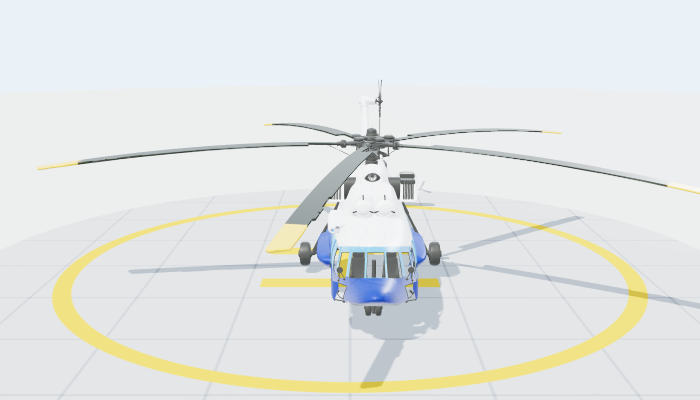
#> input picture site/img/3d/_mi8amt-front.png, 1400 x 800 px (shown at 1/2 size)
$ python -i build_karasuk.py   (imports and definitions only)
#> lines starting #> are read from the running program, lines starting #| are printed output that depends on the picture
### build/terrain/geo.py
#!/usr/bin/env python3
"""Геопривязка сцены «Карасук»: локальные метры (x — восток, z — юг, y — вверх) с началом в центре
   большой площадки P3 (на ней на аэрофото стоит Ми-171); выборка рельефа (terrarium z13) и снимка (S2 z14)."""
import glob, math, os, re
import numpy as np
from PIL import Image
D = os.path.join(os.path.dirname(os.path.abspath(__file__)), 'cache')
LAT_REF, LON_REF = 51.5600, 85.9175               # точка с сайта компании (51°33′36″ N, 85°55′03″ E)
P3_FROM_REF = (22.0, -82.0)                        # площадка P3 относительно неё, м (x восток, z юг) — по снимку
M_PER_DEG_LAT = 111230.0
M_PER_DEG_LON = 111320.0 * math.cos(math.radians(LAT_REF))
LAT0 = LAT_REF - P3_FROM_REF[1] / M_PER_DEG_LAT
LON0 = LON_REF + P3_FROM_REF[0] / M_PER_DEG_LON

def to_latlon(x, z):
    return LAT0 - np.asarray(z) / M_PER_DEG_LAT, LON0 + np.asarray(x) / M_PER_DEG_LON

class Mosaic:
    def __init__(self, prefix, z):
        fs = glob.glob(os.path.join(D, '%s_%d_*' % (prefix, z)))
        xy = [tuple(map(int, re.findall(r'_(\d+)_(\d+)\.', f)[0])) for f in fs]
        self.x0 = min(a for a, b in xy); self.y0 = min(b for a, b in xy)
        W = (max(a for a, b in xy) - self.x0 + 1) * 256; H = (max(b for a, b in xy) - self.y0 + 1) * 256
        img = np.zeros((H, W, 3), np.float32)
        for f, (x, y) in zip(fs, xy):
            img[(y - self.y0) * 256:(y - self.y0 + 1) * 256, (x - self.x0) * 256:(x - self.x0 + 1) * 256] = np.array(Image.open(f).convert('RGB'), np.float32)
        self.img, self.z = img, z
    # [12 lines left out: functions pix, sample, not called in this run]

_dem = None
def dem():
    global _dem
    if _dem is None:
        m = Mosaic('dem', 13); a = m.img
        m.h = a[..., 0] * 256 + a[..., 1] + a[..., 2] / 256 - 32768
        _dem = m
    return _dem
def height(x, z):
    m = dem(); lat, lon = to_latlon(x, z); return m.sample(lat, lon, m.h)

### build/terrain/build_karasuk.py
#!/usr/bin/env python3
# -*- coding: utf-8 -*-
"""Сцена «Карасук» (вертолётная площадка «АлтайАвиа», с. Чепош, долина Катуни) для 3D-просмотра на сайте.
   Данные (build/terrain/fetch_tiles.py): рельеф AWS Terrain Tiles (SRTM и др.), снимок Sentinel-2 cloudless 2016
   (EOX, s2maps.eu, CC BY 4.0). Планировка базы (ангары, перрон, рулёжки, площадки) — по спутниковому снимку и фото.
   Выход:
     site/scene/karasuk.js       — window.AltayScenes.karasuk: сетка высот, деревья, постройки, разметка
     site/scene/karasuk_sat.jpg  — снимок ±9 км (4096 px; _2k — 2048 px для телефонов)
     site/scene/karasuk_near.jpg — ближняя текстура базы ±400 м (2048 px)
     site/scene/karasuk_water.png — маска воды (Катунь) ±9 км
   Оси: x — восток, z — юг, y — вверх, метры; начало — центр площадки P3.
   python3 build/terrain/build_karasuk.py"""
import base64, json, math, os, sys
import numpy as np
from PIL import Image, ImageDraw, ImageFilter

sys.path.insert(0, os.path.dirname(os.path.abspath(__file__)))
import geo

ROOT = os.path.dirname(os.path.dirname(os.path.dirname(os.path.abspath(__file__))))
OUT = os.path.join(ROOT, 'site', 'scene')
R = 9000.0            # радиус сцены, м
N = 321               # вершин сетки по стороне
A = 0.18              # «сгущение» сетки к центру: x(u) = R·(A·u + (1−A)·u³)
NEAR = 400.0          # полуразмер ближней текстуры, м
# [1 line that did not run here, left out]
rng = np.random.default_rng(20260922)

def smoothstep(e0, e1, x):
    t = np.clip((np.asarray(x, float) - e0) / (e1 - e0), 0, 1); return t * t * (3 - 2 * t)

def warp(u): return R * (A * u + (1 - A) * u ** 3)

# [6 lines left out: function blur, not called in this run]

# ---------------- планировка базы (координаты P3; по снимку 0.74 м/px и фото) ----------------
# ангары: x0, x1 (запад→восток), z0, z1 (север→юг), высота, тип фасада (фасад — восточная стена к перрону)
FACADE_X = -88.0        # все ангары фасадами (восточная стена) на одной линии
HANGARS = [
    dict(name='north', x=(-110, FACADE_X), z=(-116, -90), h=9.0, kind='dark', doors=[(0.5, 12.0, 6.5)]),
    dict(name='long', x=(-108, FACADE_X), z=(-80, -21), h=8.5, kind='white', doors=[(0.12, 4.2, 4.6), (0.25, 4.2, 4.6), (0.38, 4.2, 4.6), (0.6, 13.0, 6.2), (0.85, 4.2, 4.6)]),
    dict(name='small', x=(-106, FACADE_X), z=(-21, -4), h=7.0, kind='white', doors=[(0.35, 4.5, 4.6), (0.72, 4.5, 4.6)]),
    dict(name='south', x=(-115, FACADE_X), z=(0, 36), h=11.5, kind='white', doors=[(0.28, 13.0, 7.4), (0.72, 13.0, 7.4)], step=True),
]
APRON = dict(x=(FACADE_X, -54), z=(-123, 40))
# площадки — в одну линию по x=0, рулёжка — строго по меридиану x=−14, отводы — под прямым углом
TAXI_X = -14.0
PADS = [dict(x=0, z=-113, s=16, kind='H'), dict(x=0, z=-58, s=14, kind='H'), dict(x=0, z=0, s=20, kind='big'),
        dict(x=0, z=56, s=12, kind='H'), dict(x=0, z=110, s=12, kind='H')]
TAXIWAYS = [((TAXI_X, -118), (TAXI_X, 115), 5.0),                           # магистральная рулёжка
            ((-54, -115), (TAXI_X, -115), 5.0), ((-54, 0), (-10, 0), 6.0)]  # отводы с перрона
# [1 line not run here, left out]
ROAD = [(-141, -2000), (-139, -300), (-136, 0), (-134, 300), (-128, 900), (-110, 2000)]   # Чуйский тракт (≈ меридиан)
PARKING = dict(x=(-102, -77), z=(70, 97))
BROWN = dict(x=(20, 51), z=(-146, 52))                 # полоса восточнее площадок (сенокос; на снимке — другой оттенок)
# постройки кроме ангаров — только два дома у стоянки (как на снимке); посёлок не строим
SMALL_BUILDINGS = [dict(x=(-112, -104), z=(80, 94), h=5.0, roof='#8a3b2e'), dict(x=(-74, -66), z=(99, 106), h=3.4, roof='#3a4048')]
CARS = [dict(x=-98.4, z=74.0, r=1.5708, c='#e8e9eb'), dict(x=-98.4, z=79.2, r=1.5708, c='#26292e'), dict(x=-80.6, z=86.9, r=-1.5708, c='#8a1f23')]
WINDSOCK = (26, -30)

def road_x(z):
    zs = np.array([p[1] for p in ROAD], float); xs = np.array([p[0] for p in ROAD], float)
    return np.interp(z, zs, xs)

def base_mask(x, z, pad=70.0):
    """1 — территория базы (плоско, без леса), плавно 0 за её пределами."""
    return smoothstep(-190 - pad, -190, x) * smoothstep(150 + pad, 150, x) * smoothstep(-300 - pad, -300, z) * smoothstep(230 + pad, 230, z)

# ---------------- снимок: цветокоррекция под фото (S2 2016 тёмный и «ядовито-зелёный») ----------------
def grade(rgb):
    """S2 2016 → ближе к фото: тёмный хвойный лес, светлые луга, тёплая зелень, локальный контраст (рисунок леса)."""
    a = np.clip(rgb / 255.0 * 1.6, 0, 1) ** 0.9
    a = a * np.array([1.08, 0.97, 0.72])                         # к жёлто-зелёной, без «бирюзы»
    out = np.clip(a * 255, 0, 255)
    lum = out.mean(-1)
    bl = blur(lum, 5.0)
    out = out + (0.45 * (lum - bl))[..., None]                   # локальный контраст: кроны, поляны, тени склонов
    return np.clip(out, 0, 255)

# [127 lines left out: functions sat_texture, water_mask, forest_mask, heights, fbm, near_texture, not called in this run]

# ---------------- деревья ----------------
PINE, SPRUCE, BIRCH = 0, 1, 2
# [101 lines left out: functions trees, houses, main, not called in this run]

# [2 lines not run here, left out]

>>> import cv2
>>> picture = cv2.imread('../../site/img/3d/_mi8amt-front.png', cv2.IMREAD_GRAYSCALE)
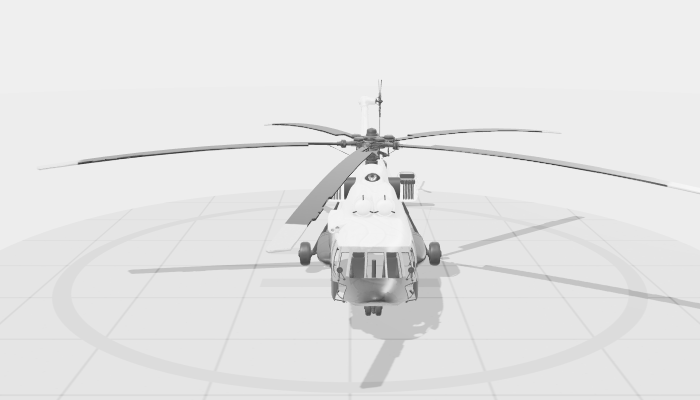
#> picture: shape (800, 1400) (shown at 1/2 size); min 36, max 247, mean 228.3
>>> result = grade(picture)
#> in grade, `a = np.clip(rgb / 255.0 * 1.6, 0, 1) ** 0.9`:
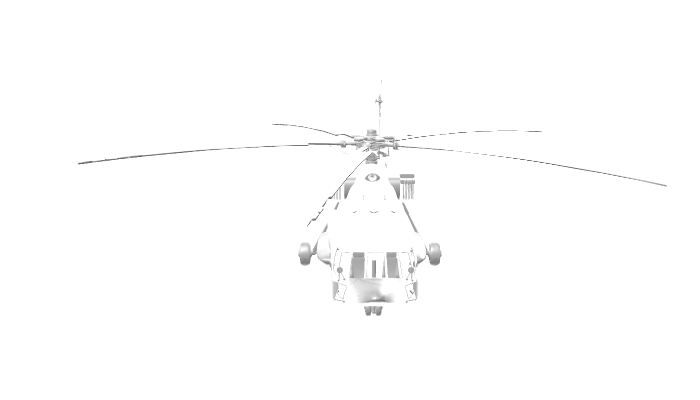
#> a: shape (800, 1400) float64 (shown at 1/2 size); min 0.262, max 1, mean 0.994
#> (the run stopped early here; a loop or call above may not have finished)
